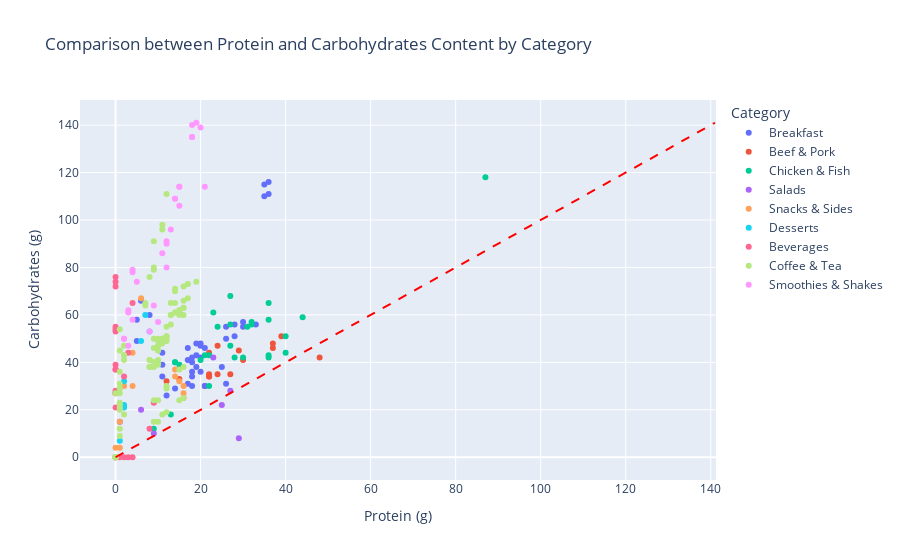

This figure's notebook cell:
### Code cell
# Create a scatter plot for each category
fig = px.scatter(mcd, x='Protein', y='Carbohydrates', color='Category',
                 title='Comparison between Protein and Carbohydrates Content by Category',
                 labels={'Protein': 'Protein (g)', 'Carbohydrates': 'Carbohydrates (g)'},
                 template='plotly')

# Add line indicating equal protein and carbohydrate values
max_value = max(mcd['Protein'].max(), mcd['Carbohydrates'].max())
fig.add_shape(type='line', x0=0, y0=0, x1=max_value, y1=max_value,
              line=dict(color='red', dash='dash'))

# Show the Plot
fig.show()

### Figure 1 — Plotly figure (JSON) as saved in the notebook; plotly's stock layout.template omitted (floating-point values rounded to 4 significant figures)
{"data": [{"hovertemplate": "Category=Breakfast<br>Protein (g)=%{x}<br>Carbohydrates (g)=%{y}<extra></extra>", "legendgroup": "Breakfast", "marker": {"color": "#636efa", "symbol": "circle"}, "mode": "markers", "name": "Breakfast", "orientation": "v", "showlegend": true, "type": "scatter", "x": [17, 18, 14, 21, 21, 26, 19, 19, 20, 20, 11, 11, 18, 18, 18, 18, 17, 17, 25, 19, 20, 11, 20, 21, 30, 30, 33, 28, 28, 26, 26, 36, 36, 35, 35, 8, 15, 12, 1, 6, 5, 5], "xaxis": "x", "y": [31, 30, 29, 30, 30, 31, 38, 43, 36, 42, 34, 39, 36, 42, 34, 40, 41, 46, 38, 48, 47, 44, 48, 46, 57, 55, 56, 51, 56, 50, 55, 111, 116, 110, 115, 60, 61, 26, 15, 66, 58, 49], "yaxis": "y"}, {"hovertemplate": "Category=Beef & Pork<br>Protein (g)=%{x}<br>Carbohydrates (g)=%{y}<extra></extra>", "legendgroup": "Beef & Pork", "marker": {"color": "#EF553B", "symbol": "circle"}, "mode": "markers", "name": "Beef & Pork", "orientation": "v", "showlegend": true, "type": "scatter", "x": [24, 30, 37, 37, 29, 48, 12, 15, 24, 39, 22, 27, 22, 22, 22], "xaxis": "x", "y": [47, 41, 48, 46, 45, 42, 32, 33, 35, 51, 34, 35, 34, 35, 44], "yaxis": "y"}, {"hovertemplate": "Category=Chicken & Fish<br>Protein (g)=%{x}<br>Carbohydrates (g)=%{y}<extra></extra>", "legendgroup": "Chicken & Fish", "marker": {"color": "#00cc96", "symbol": "circle"}, "mode": "markers", "name": "Chicken & Fish", "orientation": "v", "showlegend": true, "type": "scatter", "x": [24, 28, 36, 40, 32, 36, 36, 40, 21, 14, 22, 20, 14, 32, 36, 27, 30, 27, 31, 23, 27, 9, 13, 22, 44, 87, 15], "xaxis": "x", "y": [55, 42, 58, 44, 57, 43, 65, 51, 43, 40, 43, 41, 40, 56, 42, 56, 42, 68, 55, 61, 47, 12, 18, 30, 59, 118, 39], "yaxis": "y"}, {"hovertemplate": "Category=Salads<br>Protein (g)=%{x}<br>Carbohydrates (g)=%{y}<extra></extra>", "legendgroup": "Salads", "marker": {"color": "#ab63fa", "symbol": "circle"}, "mode": "markers", "name": "Salads", "orientation": "v", "showlegend": true, "type": "scatter", "x": [9, 25, 29, 6, 23, 27], "xaxis": "x", "y": [10, 22, 8, 20, 42, 28], "yaxis": "y"}, {"hovertemplate": "Category=Snacks & Sides<br>Protein (g)=%{x}<br>Carbohydrates (g)=%{y}<extra></extra>", "legendgroup": "Snacks & Sides", "marker": {"color": "#FFA15A", "symbol": "circle"}, "mode": "markers", "name": "Snacks & Sides", "orientation": "v", "showlegend": true, "type": "scatter", "x": [14, 16, 14, 16, 15, 16, 2, 4, 6, 1, 1, 0, 4], "xaxis": "x", "y": [37, 30, 34, 27, 32, 25, 30, 44, 67, 15, 4, 4, 30], "yaxis": "y"}, {"hovertemplate": "Category=Desserts<br>Protein (g)=%{x}<br>Carbohydrates (g)=%{y}<extra></extra>", "legendgroup": "Desserts", "marker": {"color": "#19d3f3", "symbol": "circle"}, "mode": "markers", "name": "Desserts", "orientation": "v", "showlegend": true, "type": "scatter", "x": [2, 2, 2, 1, 8, 7, 6], "xaxis": "x", "y": [32, 21, 22, 7, 53, 60, 49], "yaxis": "y"}, {"hovertemplate": "Category=Beverages<br>Protein (g)=%{x}<br>Carbohydrates (g)=%{y}<extra></extra>", "legendgroup": "Beverages", "marker": {"color": "#FF6692", "symbol": "circle"}, "mode": "markers", "name": "Beverages", "orientation": "v", "showlegend": true, "type": "scatter", "x": [0, 0, 0, 0, 0, 0, 0, 0, 0, 0, 0, 0, 2, 3, 4, 1, 0, 0, 0, 0, 8, 9, 0, 2, 3, 4, 0], "xaxis": "x", "y": [39, 55, 76, 28, 0, 0, 0, 0, 37, 53, 72, 27, 0, 0, 0, 0, 37, 54, 74, 27, 12, 23, 21, 34, 44, 65, 0], "yaxis": "y"}, {"hovertemplate": "Category=Coffee & Tea<br>Protein (g)=%{x}<br>Carbohydrates (g)=%{y}<extra></extra>", "legendgroup": "Coffee & Tea", "marker": {"color": "#B6E880", "symbol": "circle"}, "mode": "markers", "name": "Coffee & Tea", "orientation": "v", "showlegend": true, "type": "scatter", "x": [0, 0, 0, 0, 1, 1, 1, 0, 0, 0, 0, 9, 11, 15, 9, 11, 15, 9, 11, 15, 9, 11, 15, 9, 12, 15, 10, 12, 16, 10, 12, 16, 10, 12, 16, 10, 12, 16, 10, 12, 16, 10, 13, 16, 11, 13, 17, 10, 12, 16, 10, 13, 17, 11, 14, 17, 12, 14, 19, 1, 1, 2, 1, 1, 2, 1, 1, 2, 1, 1, 2, 1, 1, 2, 8, 9, 14, 8, 10, 14, 8, 9, 13, 8, 10, 14, 7, 9, 11, 7, 9, 11, 8, 9, 12], "xaxis": "x", "y": [0, 0, 0, 0, 36, 45, 54, 27, 0, 0, 0, 15, 18, 24, 40, 50, 62, 40, 50, 62, 38, 48, 60, 24, 29, 37, 15, 19, 25, 41, 51, 63, 40, 51, 63, 39, 49, 60, 24, 30, 38, 49, 60, 72, 49, 60, 73, 45, 55, 66, 45, 56, 67, 50, 61, 73, 50, 61, 74, 23, 31, 47, 22, 29, 43, 21, 29, 43, 20, 27, 41, 9, 12, 18, 41, 50, 70, 41, 50, 71, 38, 46, 65, 38, 47, 65, 65, 80, 98, 64, 79, 96, 76, 91, 111], "yaxis": "y"}, {"hovertemplate": "Category=Smoothies & Shakes<br>Protein (g)=%{x}<br>Carbohydrates (g)=%{y}<extra></extra>", "legendgroup": "Smoothies & Shakes", "marker": {"color": "#FF97FF", "symbol": "circle"}, "mode": "markers", "name": "Smoothies & Shakes", "orientation": "v", "showlegend": true, "type": "scatter", "x": [2, 3, 4, 3, 4, 5, 2, 3, 4, 11, 14, 18, 12, 15, 18, 12, 15, 19, 14, 18, 13, 20, 9, 12, 15, 8, 21, 10], "xaxis": "x", "y": [50, 62, 79, 47, 58, 74, 50, 61, 78, 86, 109, 135, 90, 114, 140, 91, 114, 141, 109, 135, 96, 139, 64, 80, 106, 53, 114, 57], "yaxis": "y"}], "layout": {"legend": {"title": {"text": "Category"}, "tracegroupgap": 0}, "shapes": [{"line": {"color": "red", "dash": "dash"}, "type": "line", "x0": 0, "x1": 141, "y0": 0, "y1": 141}], "title": {"text": "Comparison between Protein and Carbohydrates Content by Category"}, "xaxis": {"anchor": "y", "domain": [0, 1], "title": {"text": "Protein (g)"}}, "yaxis": {"anchor": "x", "domain": [0, 1], "title": {"text": "Carbohydrates (g)"}}}}
